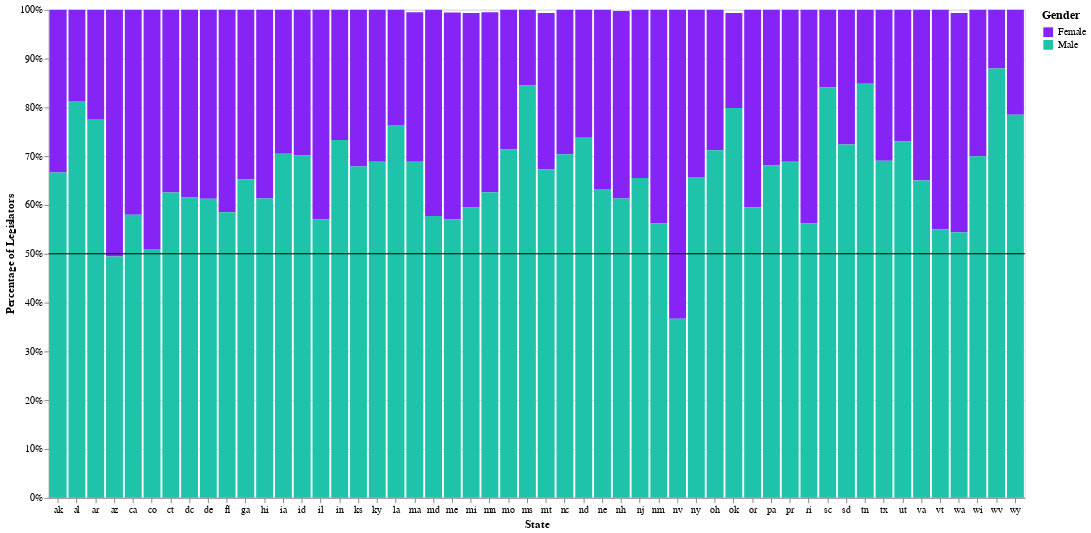

This figure's notebook cell:
### Markdown cell above
### 1.2: Improvements

While it is clear from the first chart that there are more elected officials that are men than women, it is hard to compare across states.

Make the following adjustments:

- Normalize the chart so that each bar is a percentage, allowing for direct comparison across states.
- Since this is US political data, the colors red and blue have a strong meaning, associated with the Republican and Democratic parties. Change the color scheme to avoid red and blue. (I chose #8624f5 for women and #1fc3aa for men based on this article: <https://blog.datawrapper.de/gendercolor/>)
- Two states are very close to 50%, add a line at 50% using a layered chart to make it easier to see if they exceed 50% or not.

Your graph should somewhat resemble *imgs/ex1.2.png*.

### Code cell
def calculate_totals(grouped_df, primary_group_col):
    '''This function calculates the total counts for each grouping column'''
    return grouped_df.groupby(primary_group_col)['count'].sum().reset_index(name='total')

def calculate_percentages(grouped_df, totals_df, primary_group_col):
    '''This function calculates percentages needed for stacked bars'''
    merged_df = grouped_df.merge(totals_df, on=primary_group_col)
    merged_df['percentage'] = merged_df['count'] / merged_df['total']

    return merged_df

def reference_line():
    '''Create 50% line for reference'''
    line = alt.Chart(pd.DataFrame({'y': [.50]})).mark_rule(
        color='black'
    ).encode(y='y:Q')

    return line

def combine_chart_elements(ref_line, bars):
    '''Combine stacked bars and 50% line'''
    chart = (bars + ref_line).properties(
        width=1000,
        height=500
    ).configure_axis(
        labelAngle=0
    ).configure_legend(
        titleFontSize=12,
        labelFontSize=10
    )
    
    return chart.display()

def states_by_gender_improved(df):
    # Group data by state and gender
    gender_counts = group_data(df, ['state', 'gender'])
    
    # Calculate total legislators by state
    state_totals = calculate_totals(gender_counts, 'state')
    
    # Merge dataframes and calculate percentages
    gender_percentages = calculate_percentages(gender_counts, state_totals, 'state')
    
    # Create base chart
    base = alt.Chart(gender_percentages).encode(
        x=alt.X('state:N', 
                title='State', 
                sort=alt.SortField(field='state', order='ascending')),
        tooltip=['state', 'gender']
    )
    
    # Create stacked bar chart
    bars = base.mark_bar().encode(
        y=alt.Y('percentage:Q', 
                title='Percentage of Legislators',
                axis=alt.Axis(format='%')),
        color=alt.Color('gender:N', 
                        title='Gender',
                        scale=alt.Scale(domain=['Female', 'Male'],
                                       range=['#8624f5', '#1fc3aa']))
    )
    
    # Create 50% line
    line = reference_line()
    
    # Combine elements & return final chart
    return combine_chart_elements(line, bars)

# render the chart
states_by_gender_improved(legislators_df())

### Figure 1 — Vega-Lite specification as saved in the notebook (floating-point values rounded to 4 significant figures)
{"config": {"view": {"continuousWidth": 300, "continuousHeight": 300}, "axis": {"labelAngle": 0}, "legend": {"labelFontSize": 10, "titleFontSize": 12}}, "layer": [{"data": {"name": "data-8c93a6907ddbb873744ae4c5a374b10d"}, "mark": {"type": "bar"}, "encoding": {"color": {"field": "gender", "scale": {"domain": ["Female", "Male"], "range": ["#8624f5", "#1fc3aa"]}, "title": "Gender", "type": "nominal"}, "tooltip": [{"field": "state", "type": "nominal"}, {"field": "gender", "type": "nominal"}], "x": {"field": "state", "sort": {"field": "state", "order": "ascending"}, "title": "State", "type": "nominal"}, "y": {"axis": {"format": "%"}, "field": "percentage", "title": "Percentage of Legislators", "type": "quantitative"}}}, {"data": {"name": "data-1af448c8aba196d2335e6a68132ecb68"}, "mark": {"type": "rule", "color": "black"}, "encoding": {"y": {"field": "y", "type": "quantitative"}}}], "height": 500, "width": 1000, "$schema": "https://vega.github.io/schema/vega-lite/v5.8.0.json", "datasets": {"data-8c93a6907ddbb873744ae4c5a374b10d": [{"state": "ak", "gender": "Female", "count": 20, "total": 60, "percentage": 0.3333}, {"state": "ak", "gender": "Male", "count": 40, "total": 60, "percentage": 0.6667}, {"state": "al", "gender": "Female", "count": 26, "total": 139, "percentage": 0.1871}, {"state": "al", "gender": "Male", "count": 113, "total": 139, "percentage": 0.8129}, {"state": "ar", "gender": "Female", "count": 30, "total": 133, "percentage": 0.2256}, {"state": "ar", "gender": "Male", "count": 103, "total": 133, "percentage": 0.7744}, {"state": "az", "gender": "Female", "count": 45, "total": 89, "percentage": 0.5056}, {"state": "az", "gender": "Male", "count": 44, "total": 89, "percentage": 0.4944}, {"state": "ca", "gender": "Female", "count": 50, "total": 119, "percentage": 0.4202}, {"state": "ca", "gender": "Male", "count": 69, "total": 119, "percentage": 0.5798}, {"state": "co", "gender": "Female", "count": 49, "total": 100, "percentage": 0.49}, {"state": "co", "gender": "Male", "count": 51, "total": 100, "percentage": 0.51}, {"state": "ct", "gender": "Female", "count": 70, "total": 187, "percentage": 0.3743}, {"state": "ct", "gender": "Male", "count": 117, "total": 187, "percentage": 0.6257}, {"state": "dc", "gender": "Female", "count": 5, "total": 13, "percentage": 0.3846}, {"state": "dc", "gender": "Male", "count": 8, "total": 13, "percentage": 0.6154}, {"state": "de", "gender": "Female", "count": 24, "total": 62, "percentage": 0.3871}, {"state": "de", "gender": "Male", "count": 38, "total": 62, "percentage": 0.6129}, {"state": "fl", "gender": "Female", "count": 66, "total": 159, "percentage": 0.4151}, {"state": "fl", "gender": "Male", "count": 93, "total": 159, "percentage": 0.5849}, {"state": "ga", "gender": "Female", "count": 82, "total": 236, "percentage": 0.3475}, {"state": "ga", "gender": "Male", "count": 154, "total": 236, "percentage": 0.6525}, {"state": "hi", "gender": "Female", "count": 29, "total": 75, "percentage": 0.3867}, {"state": "hi", "gender": "Male", "count": 46, "total": 75, "percentage": 0.6133}, {"state": "ia", "gender": "Female", "count": 44, "total": 149, "percentage": 0.2953}, {"state": "ia", "gender": "Male", "count": 105, "total": 149, "percentage": 0.7047}, {"state": "id", "gender": "Female", "count": 31, "total": 104, "percentage": 0.2981}, {"state": "id", "gender": "Male", "count": 73, "total": 104, "percentage": 0.7019}, {"state": "il", "gender": "Female", "count": 76, "total": 177, "percentage": 0.4294}, {"state": "il", "gender": "Male", "count": 101, "total": 177, "percentage": 0.5706}, {"state": "in", "gender": "Female", "count": 40, "total": 150, "percentage": 0.2667}, {"state": "in", "gender": "Male", "count": 110, "total": 150, "percentage": 0.7333}, {"state": "ks", "gender": "Female", "count": 53, "total": 165, "percentage": 0.3212}, {"state": "ks", "gender": "Male", "count": 112, "total": 165, "percentage": 0.6788}, {"state": "ky", "gender": "Female", "count": 43, "total": 138, "percentage": 0.3116}, {"state": "ky", "gender": "Male", "count": 95, "total": 138, "percentage": 0.6884}, {"state": "la", "gender": "Female", "count": 34, "total": 144, "percentage": 0.2361}, {"state": "la", "gender": "Male", "count": 110, "total": 144, "percentage": 0.7639}, {"state": "ma", "gender": "Female", "count": 61, "total": 199, "percentage": 0.3065}, {"state": "ma", "gender": "Male", "count": 137, "total": 199, "percentage": 0.6884}, {"state": "ma", "gender": "Other", "count": 1, "total": 199, "percentage": 0.005025}, {"state": "md", "gender": "Female", "count": 79, "total": 187, "percentage": 0.4225}, {"state": "md", "gender": "Male", "count": 108, "total": 187, "percentage": 0.5775}, {"state": "me", "gender": "Female", "count": 78, "total": 184, "percentage": 0.4239}, {"state": "me", "gender": "Male", "count": 105, "total": 184, "percentage": 0.5707}, {"state": "me", "gender": "Other", "count": 1, "total": 184, "percentage": 0.005435}, {"state": "mi", "gender": "Female", "count": 59, "total": 148, "percentage": 0.3986}, {"state": "mi", "gender": "Male", "count": 88, "total": 148, "percentage": 0.5946}, {"state": "mi", "gender": "Other", "count": 1, "total": 148, "percentage": 0.006757}, {"state": "mn", "gender": "Female", "count": 73, "total": 198, "percentage": 0.3687}, {"state": "mn", "gender": "Male", "count": 124, "total": 198, "percentage": 0.6263}, {"state": "mn", "gender": "Other", "count": 1, "total": 198, "percentage": 0.005051}, {"state": "mo", "gender": "Female", "count": 55, "total": 192, "percentage": 0.2865}, {"state": "mo", "gender": "Male", "count": 137, "total": 192, "percentage": 0.7135}, {"state": "ms", "gender": "Female", "count": 27, "total": 174, "percentage": 0.1552}, {"state": "ms", "gender": "Male", "count": 147, "total": 174, "percentage": 0.8448}, {"state": "mt", "gender": "Female", "count": 48, "total": 150, "percentage": 0.32}, {"state": "mt", "gender": "Male", "count": 101, "total": 150, "percentage": 0.6733}, {"state": "mt", "gender": "Other", "count": 1, "total": 150, "percentage": 0.006667}, {"state": "nc", "gender": "Female", "count": 50, "total": 169, "percentage": 0.2959}, {"state": "nc", "gender": "Male", "count": 119, "total": 169, "percentage": 0.7041}, {"state": "nd", "gender": "Female", "count": 37, "total": 141, "percentage": 0.2624}, {"state": "nd", "gender": "Male", "count": 104, "total": 141, "percentage": 0.7376}, {"state": "ne", "gender": "Female", "count": 18, "total": 49, "percentage": 0.3673}, {"state": "ne", "gender": "Male", "count": 31, "total": 49, "percentage": 0.6327}, {"state": "nh", "gender": "Female", "count": 161, "total": 419, "percentage": 0.3842}, {"state": "nh", "gender": "Male", "count": 257, "total": 419, "percentage": 0.6134}, {"state": "nh", "gender": "Other", "count": 1, "total": 419, "percentage": 0.002387}, {"state": "nj", "gender": "Female", "count": 41, "total": 119, "percentage": 0.3445}, {"state": "nj", "gender": "Male", "count": 78, "total": 119, "percentage": 0.6555}, {"state": "nm", "gender": "Female", "count": 49, "total": 112, "percentage": 0.4375}, {"state": "nm", "gender": "Male", "count": 63, "total": 112, "percentage": 0.5625}, {"state": "nv", "gender": "Female", "count": 38, "total": 60, "percentage": 0.6333}, {"state": "nv", "gender": "Male", "count": 22, "total": 60, "percentage": 0.3667}, {"state": "ny", "gender": "Female", "count": 72, "total": 210, "percentage": 0.3429}, {"state": "ny", "gender": "Male", "count": 138, "total": 210, "percentage": 0.6571}, {"state": "oh", "gender": "Female", "count": 38, "total": 132, "percentage": 0.2879}, {"state": "oh", "gender": "Male", "count": 94, "total": 132, "percentage": 0.7121}, {"state": "ok", "gender": "Female", "count": 29, "total": 149, "percentage": 0.1946}, {"state": "ok", "gender": "Male", "count": 119, "total": 149, "percentage": 0.7987}, {"state": "ok", "gender": "Other", "count": 1, "total": 149, "percentage": 0.006711}, {"state": "or", "gender": "Female", "count": 36, "total": 89, "percentage": 0.4045}, {"state": "or", "gender": "Male", "count": 53, "total": 89, "percentage": 0.5955}, {"state": "pa", "gender": "Female", "count": 80, "total": 251, "percentage": 0.3187}, {"state": "pa", "gender": "Male", "count": 171, "total": 251, "percentage": 0.6813}, {"state": "pr", "gender": "Female", "count": 24, "total": 77, "percentage": 0.3117}, {"state": "pr", "gender": "Male", "count": 53, "total": 77, "percentage": 0.6883}, {"state": "ri", "gender": "Female", "count": 49, "total": 112, "percentage": 0.4375}, {"state": "ri", "gender": "Male", "count": 63, "total": 112, "percentage": 0.5625}, {"state": "sc", "gender": "Female", "count": 27, "total": 170, "percentage": 0.1588}, {"state": "sc", "gender": "Male", "count": 143, "total": 170, "percentage": 0.8412}, {"state": "sd", "gender": "Female", "count": 29, "total": 105, "percentage": 0.2762}, {"state": "sd", "gender": "Male", "count": 76, "total": 105, "percentage": 0.7238}, {"state": "tn", "gender": "Female", "count": 20, "total": 132, "percentage": 0.1515}, {"state": "tn", "gender": "Male", "count": 112, "total": 132, "percentage": 0.8485}, {"state": "tx", "gender": "Female", "count": 56, "total": 181, "percentage": 0.3094}, {"state": "tx", "gender": "Male", "count": 125, "total": 181, "percentage": 0.6906}, {"state": "ut", "gender": "Female", "count": 28, "total": 104, "percentage": 0.2692}, {"state": "ut", "gender": "Male", "count": 76, "total": 104, "percentage": 0.7308}, {"state": "va", "gender": "Female", "count": 49, "total": 140, "percentage": 0.35}, {"state": "va", "gender": "Male", "count": 91, "total": 140, "percentage": 0.65}, {"state": "vt", "gender": "Female", "count": 81, "total": 180, "percentage": 0.45}, {"state": "vt", "gender": "Male", "count": 99, "total": 180, "percentage": 0.55}, {"state": "wa", "gender": "Female", "count": 66, "total": 147, "percentage": 0.449}, {"state": "wa", "gender": "Male", "count": 80, "total": 147, "percentage": 0.5442}, {"state": "wa", "gender": "Other", "count": 1, "total": 147, "percentage": 0.006803}, {"state": "wi", "gender": "Female", "count": 39, "total": 130, "percentage": 0.3}, {"state": "wi", "gender": "Male", "count": 91, "total": 130, "percentage": 0.7}, {"state": "wv", "gender": "Female", "count": 16, "total": 133, "percentage": 0.1203}, {"state": "wv", "gender": "Male", "count": 117, "total": 133, "percentage": 0.8797}, {"state": "wy", "gender": "Female", "count": 20, "total": 93, "percentage": 0.2151}, {"state": "wy", "gender": "Male", "count": 73, "total": 93, "percentage": 0.7849}], "data-1af448c8aba196d2335e6a68132ecb68": [{"y": 0.5}]}}
